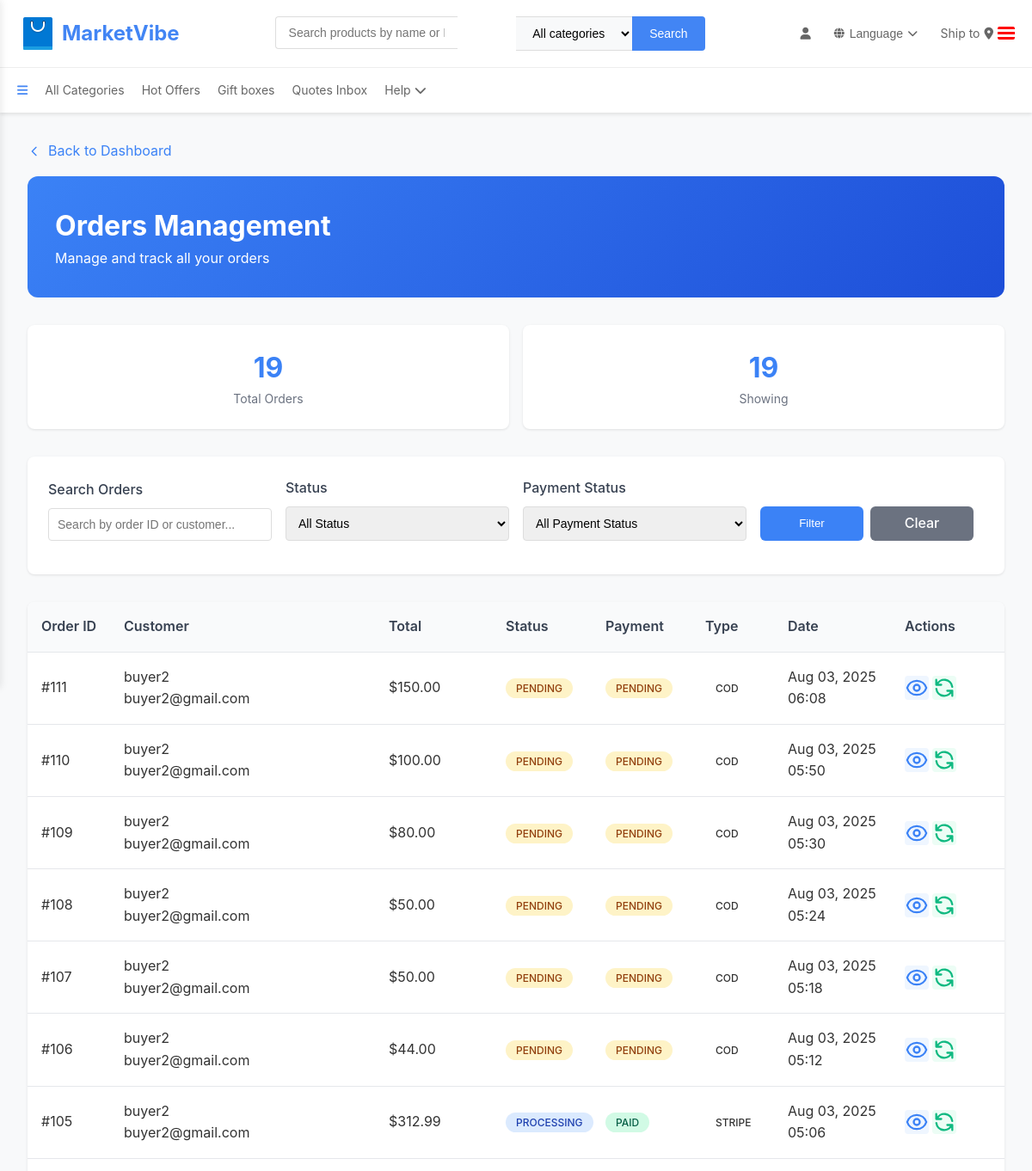
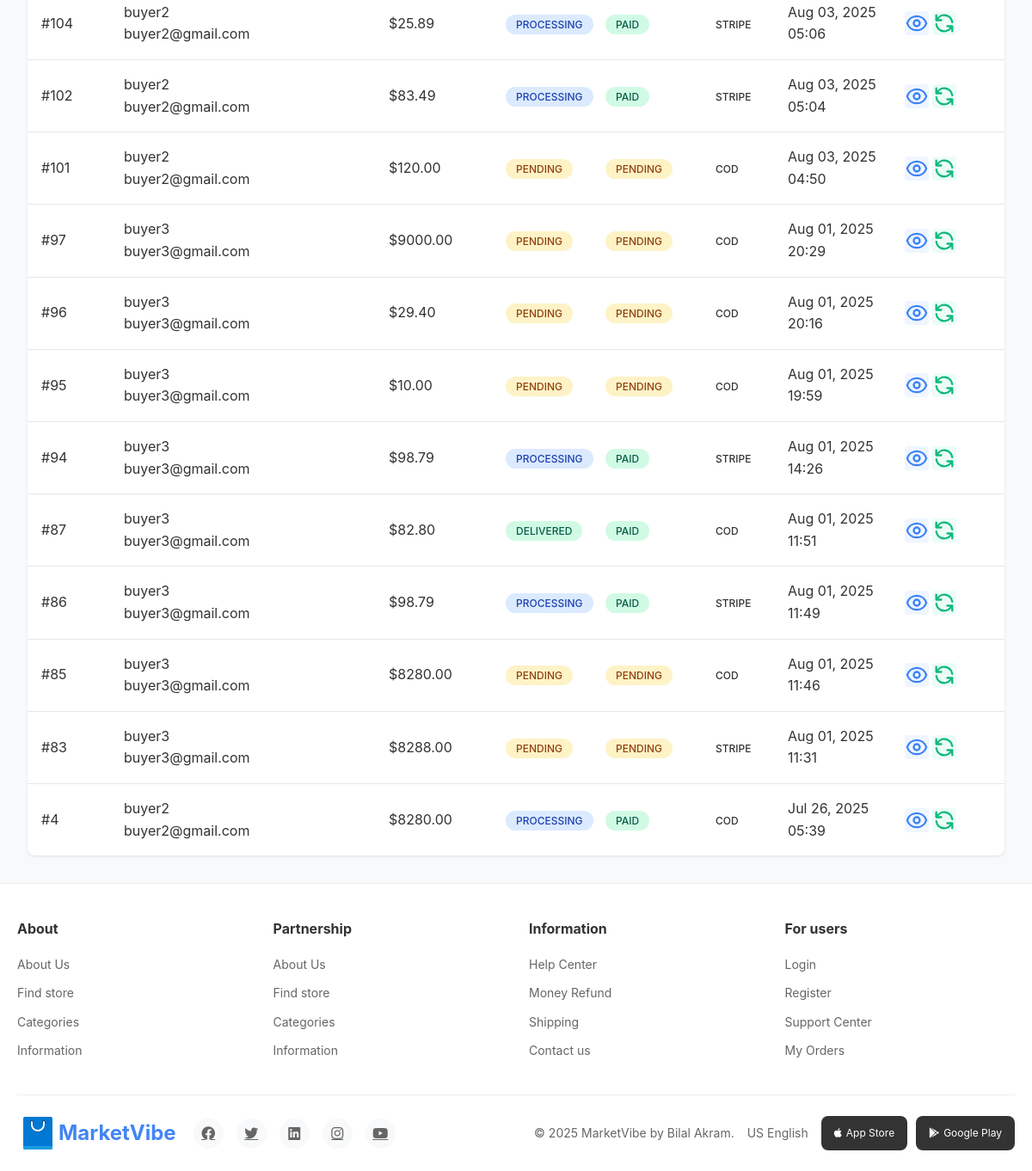
Screenshot of /orders/list/ (signed in) with the database file from the repository (2 pictures, top to bottom).
### buyer/models.py (models this page shows, shortened)
class Order(models.Model):
    buyer = models.ForeignKey(Buyer, on_delete=models.CASCADE)
    seller = models.ForeignKey("seller.Seller", on_delete=models.CASCADE)
    status = models.CharField(max_length=20, choices=OrderStatus.choices, default=OrderStatus.PENDING)
    total_amount = models.FloatField()
    payment_status = models.CharField(max_length=20, choices=PaymentStatus.choices, default=PaymentStatus.PENDING)
    order_type = models.CharField(max_length=20, choices=[('cod', 'Cash on Delivery'), ('stripe', 'Stripe')], default='cod')
    promotion = models.ForeignKey("seller.Promotion", on_delete=models.SET_NULL, null=True, blank=True)
    delivery_address = models.TextField()
    tracking_number = models.CharField(max_length=100, blank=True, null=True)
    notes = models.TextField(blank=True, null=True)
    created_at = models.DateTimeField(default=timezone.now)
    updated_at = models.DateTimeField(auto_now=True)
    expected_delivery_date = models.DateField(blank=True, null=True)
    class Meta:
        ordering = ['-created_at']

class Buyer(models.Model):
    name = models.CharField(max_length=100)
    email = models.EmailField(unique=True)
    image = models.BinaryField(blank=True, null=True)  # Storing image as binary data (BLOB)
    phone = models.CharField(max_length=20, null=True, blank=True)
    date_of_birth = models.DateField(null=True, blank=True)
    address = models.TextField(blank=True, null=True)
    created_at = models.DateTimeField(default=timezone.now)
    updated_at = models.DateTimeField(auto_now=True)
    def get_image_base64(self):
        """Returns the base64 string to display in templates"""
        if self.image:
            return base64.b64encode(self.image).decode('utf-8')
        return None
    image_data = property(get_image_base64)

### seller/views.py (the view)
# urls.py: path('orders/list/', views.seller_orders_list, name='orders_list'),
@login_required
def seller_orders_list(request):
    seller = get_object_or_404(Seller, user=request.user)
    orders = Order.objects.filter(seller=seller).select_related('buyer').order_by('-created_at')
    search_query = request.GET.get('search', '')
    if search_query:
        orders = orders.filter(
            Q(id__icontains=search_query) |
            Q(buyer__name__icontains=search_query) |
            Q(buyer__email__icontains=search_query)
        )
    status_filter = request.GET.get('status', '')
    if status_filter:
        orders = orders.filter(status=status_filter)
    payment_status_filter = request.GET.get('payment_status', '')
    if payment_status_filter:
        orders = orders.filter(payment_status=payment_status_filter)
    from django.core.paginator import Paginator
    paginator = Paginator(orders, 20)
    page_number = request.GET.get('page')
    page_obj = paginator.get_page(page_number)
    context = {
        'seller': seller,
        'orders': page_obj,
        'total_orders': orders.count(),
    }
    if request.headers.get('X-Requested-With') == 'XMLHttpRequest':
        return render(request, 'seller/orders_list_ajax.html', context)
    return render(request, 'seller/orders_list.html', context)

### buyer/context_processors.py (called while the page is built, shortened)
def user_sidebar_data(request):
    context = {
        'user_type': None,
        'buyer': None,
        'seller': None,
        'image_base64': None
    }
    if hasattr(request, 'user') and request.user.is_authenticated:
        try:
            buyer = Buyer.objects.filter(email=request.user.email).first()
        except Buyer.DoesNotExist:
            pass
        try:
            seller = Seller.objects.filter(email=request.user.email).first()
            if seller:
                context.update({
                    'user_type': 'seller',
                    'seller': seller,
                    'image_base64': seller.get_image_base64() if seller.image else None
                })
                return context
        except Seller.DoesNotExist:
            pass
    return context

### seller/models.py (called while the page is built)
    def get_image_base64(self):
        if self.image:
            return base64.b64encode(self.image).decode('utf-8')
        return None

### seller/templates/seller/orders_list.html (shortened to what this page needs)
{% extends 'index.html' %}
{% load static %}
{% block content %}
<!DOCTYPE html>
<html lang="en" data-theme="light">
<head>
</head>
<body>
    <div class="orders-container">
        <a href="{% url 'sellers:seller_dashboard' %}" class="back-link">
            <svg width="16" height="16" fill="none" stroke="currentColor" viewBox="0 0 24 24">
                <path stroke-linecap="round" stroke-linejoin="round" stroke-width="2" d="M15 19l-7-7 7-7"></path>
            </svg>
            Back to Dashboard
        </a>
        <div class="page-header">
            <h1 class="text-3xl font-bold mb-2">Orders Management</h1>
            <p class="text-blue-100">Manage and track all your orders</p>
        </div>
        <div class="stats-grid">
            <div class="stat-card">
                <div class="stat-value">{{ total_orders }}</div>
                <div class="stat-label">Total Orders</div>
            </div>
            <div class="stat-card">
                <div class="stat-value">{{ orders|length }}</div>
                <div class="stat-label">Showing</div>
            </div>
        </div>
        <div class="filters-section">
            <form method="GET" class="filters-grid">
                <div class="form-group">
                    <label class="form-label">Search Orders</label>
                    <input type="text" name="search" value="{{ request.GET.search }}" placeholder="Search by order ID or customer..." class="form-input">
                </div>
                <div class="form-group">
                    <label class="form-label">Status</label>
                    <select name="status" class="form-select">
                        <option value="">All Status</option>
                    </select>
                </div>
                <div class="form-group">
                    <label class="form-label">Payment Status</label>
                    <select name="payment_status" class="form-select">
                        <option value="">All Payment Status</option>
                    </select>
                </div>
                <div class="form-group">
                    <div class="button-group">
                        <button type="submit" class="btn btn-primary" >Filter</button>
                        <a href="{% url 'sellers:orders_list' %}" class="btn btn-secondary">Clear</a>
                    </div>
                </div>
            </form>
        </div>
        <div class="orders-table" id="ordersTableContainer">
            <div class="table-header table-row">
                <div>Order ID</div>
                <div>Customer</div>
                <div>Total</div>
                <div>Status</div>
                <div>Payment</div>
                <div>Type</div>
                <div>Date</div>
                <div>Actions</div>
            </div>
            {% if orders %}
                {% for order in orders %}
                <div class="table-row">
                    <div class="font-mono text-sm">#{{ order.id }}</div>
                    <div>
                        {% if order.buyer.name %}
                            {{ order.buyer.name }}
                        {% elif order.buyer.user %}
                            {{ order.buyer.user.username }}
                        {% else %}
                            Anonymous
                        {% endif %}
                        <div class="text-xs text-gray-500">{{ order.buyer.email }}</div>
                    </div>
                    <div class="font-semibold">${{ order.total_amount|floatformat:2 }}</div>
                    <div>
                        <span class="status-badge status-{{ order.status|lower }}">
                            {{ order.get_status_display }}
                        </span>
                    </div>
                                <div>
                <span class="status-badge status-{{ order.payment_status|lower }}">
                    {{ order.get_payment_status_display }}
                </span>
            </div>
            <div>
                <span class="status-badge status-{{ order.order_type|lower }}">
                    {{ order.order_type|upper }}
                </span>
            </div>
            <div class="text-sm text-gray-600">
                {{ order.created_at|date:"M d, Y" }}
                <div class="text-xs">{{ order.created_at|time:"H:i" }}</div>
            </div>
                    <div style="display: flex; gap: 0.25rem;">
                        <button onclick="viewOrderDetails('{{ order.id }}')" title="View Details" class="action-btn view-btn">
                        </button>
                        <button onclick="updateOrderStatus('{{ order.id }}')" title="Update Status" class="action-btn update-btn">
                            <svg width="30" height="30" fill="none" stroke="currentColor" viewBox="0 0 24 24">
                                <path stroke-linecap="round" stroke-linejoin="round" stroke-width="2" d="M4 4v5h.582m15.356 2A8.001 8.001 0 004.582 9m0 0H9m11 11v-5h-.581m0 0a8.003 8.003 0 01-15.357-2m15.357 2H15"></path>
                            </svg>
                        </button>
                    </div>
                </div>
                {% endfor %}
            {% endif %}
        </div>
    </div>
</body>
</html>
{% endblock %}

### seller/templates/index.html (style rules this page uses)
* { margin: 0; padding: 0; box-sizing: border-box; }
body { font-family: -apple-system, BlinkMacSystemFont, 'Segoe UI', Roboto, Oxygen, Ubuntu, Cantarell, sans-serif; line-height: 1.6; color: #333; background-color: #f8f9fa; }
.form-group { margin-bottom: 15px; }
.form-group input, .form-group select { width: 100%; padding: 10px; border: 1px solid #ddd; border-radius: 4px; font-size: 14px; }

### seller/templates/seller/orders_list.html (style rules this page uses)
.orders-container { max-width: 1200px; margin: 0 auto; padding: 2rem; }
.page-header { background: linear-gradient(135deg, #3B82F6 0%, #1D4ED8 100%); color: white; padding: 2rem; border-radius: 0.75rem; margin-bottom: 2rem; }
.stats-grid { display: grid; grid-template-columns: repeat(auto-fit, minmax(200px, 1fr)); gap: 1rem; margin-bottom: 2rem; }
.stat-card { background: white; padding: 1.5rem; border-radius: 0.5rem; text-align: center; box-shadow: 0 1px 3px rgba(0, 0, 0, 0.1); }
.stat-value { font-size: 2rem; font-weight: bold; color: #3B82F6; }
.stat-label { color: #6B7280; font-size: 0.875rem; }
.filters-section { background: white; padding: 1.5rem; border-radius: 0.5rem; margin-bottom: 2rem; box-shadow: 0 1px 3px rgba(0, 0, 0, 0.1); }
.filters-grid { display: grid; grid-template-columns: repeat(auto-fit, minmax(200px, 1fr)); gap: 1rem; align-items: end; }
.form-group { display: flex; flex-direction: column; }
.form-label { font-weight: 500; margin-bottom: 0.5rem; color: #374151; }
.form-input, .form-select { padding: 0.5rem; border: 1px solid #D1D5DB; border-radius: 0.375rem; font-size: 0.875rem; }
.btn { padding: 0.5rem 1rem; border-radius: 0.375rem; font-weight: 500; text-decoration: none; display: inline-flex; align-items: center; gap: 0.5rem; cursor: pointer; border: none; transition: all 0.2s; }
.btn-primary { background: #3B82F6; color: white; }
.btn-secondary { background: #6B7280; color: white; }
.button-group { display: flex; gap: 0.5rem; align-items: center; }
.button-group .btn { flex: 1; min-width: 80px; max-width: 120px; height: 40px; justify-content: center; }
.orders-table { background: white; border-radius: 0.5rem; overflow: hidden; box-shadow: 0 1px 3px rgba(0, 0, 0, 0.1); }
.table-header { background: #F9FAFB; padding: 1rem; border-bottom: 1px solid #E5E7EB; font-weight: 600; color: #374151; }
.table-row { padding: 1rem; border-bottom: 1px solid #E5E7EB; display: grid; grid-template-columns: 80px 1fr 120px 100px 100px 80px 120px 100px; gap: 1rem; align-items: center; }
.table-row:last-child { border-bottom: none; }
.status-badge { padding: 0.25rem 0.75rem; border-radius: 1rem; font-size: 0.75rem; font-weight: 500; text-transform: uppercase; }
.status-pending { background: #FEF3C7; color: #92400E; }
.status-processing { background: #DBEAFE; color: #1E40AF; }
.status-delivered { background: #D1FAE5; color: #065F46; }
.status-paid { background: #D1FAE5; color: #065F46; }
.back-link { display: inline-flex; align-items: center; gap: 0.5rem; color: #3B82F6; text-decoration: none; margin-bottom: 1rem; }
.action-btn { display: inline-flex; align-items: center; justify-content: center; width: 28px; height: 28px; border: none; border-radius: 4px; cursor: pointer; transition: all 0.2s ease; background: transparent; }
.view-btn { color: #3B82F6; background: #EFF6FF; }
.update-btn { color: #10B981; background: #ECFDF5; }

### rows the page displays
Order: id "111", buyer.name "buyer2", buyer.email "buyer2@gmail.com", total_amount "150.00", status "PENDING", payment_status "PENDING", order_type "COD", created_at "Aug 03, 2025", created_at "06:08"
Order: id "110", buyer.name "buyer2", buyer.email "buyer2@gmail.com", total_amount "100.00", status "PENDING", payment_status "PENDING", order_type "COD", created_at "Aug 03, 2025", created_at "05:50"
Order: id "109", buyer.name "buyer2", buyer.email "buyer2@gmail.com", total_amount "80.00", status "PENDING", payment_status "PENDING", order_type "COD", created_at "Aug 03, 2025", created_at "05:30"
Order: id "108", buyer.name "buyer2", buyer.email "buyer2@gmail.com", total_amount "50.00", status "PENDING", payment_status "PENDING", order_type "COD", created_at "Aug 03, 2025", created_at "05:24"
Order: id "107", buyer.name "buyer2", buyer.email "buyer2@gmail.com", total_amount "50.00", status "PENDING", payment_status "PENDING", order_type "COD", created_at "Aug 03, 2025", created_at "05:18"
Order: id "106", buyer.name "buyer2", buyer.email "buyer2@gmail.com", total_amount "44.00", status "PENDING", payment_status "PENDING", order_type "COD", created_at "Aug 03, 2025", created_at "05:12"
Order: id "105", buyer.name "buyer2", buyer.email "buyer2@gmail.com", total_amount "312.99", status "PROCESSING", payment_status "PAID", order_type "STRIPE", created_at "Aug 03, 2025", created_at "05:06"
Order: id "104", buyer.name "buyer2", buyer.email "buyer2@gmail.com", total_amount "25.89", status "PROCESSING", payment_status "PAID", order_type "STRIPE", created_at "Aug 03, 2025", created_at "05:06"
Order: id "102", buyer.name "buyer2", buyer.email "buyer2@gmail.com", total_amount "83.49", status "PROCESSING", payment_status "PAID", order_type "STRIPE", created_at "Aug 03, 2025", created_at "05:04"
Order: id "101", buyer.name "buyer2", buyer.email "buyer2@gmail.com", total_amount "120.00", status "PENDING", payment_status "PENDING", order_type "COD", created_at "Aug 03, 2025", created_at "04:50"
Order: id "97", buyer.name "buyer3", buyer.email "buyer3@gmail.com", total_amount "9000.00", status "PENDING", payment_status "PENDING", order_type "COD", created_at "Aug 01, 2025", created_at "20:29"
Order: id "96", buyer.name "buyer3", buyer.email "buyer3@gmail.com", total_amount "29.40", status "PENDING", payment_status "PENDING", order_type "COD", created_at "Aug 01, 2025", created_at "20:16"
Order: id "95", buyer.name "buyer3", buyer.email "buyer3@gmail.com", total_amount "10.00", status "PENDING", payment_status "PENDING", order_type "COD", created_at "Aug 01, 2025", created_at "19:59"
Order: id "94", buyer.name "buyer3", buyer.email "buyer3@gmail.com", total_amount "98.79", status "PROCESSING", payment_status "PAID", order_type "STRIPE", created_at "Aug 01, 2025", created_at "14:26"
Order: id "87", buyer.name "buyer3", buyer.email "buyer3@gmail.com", total_amount "82.80", status "DELIVERED", payment_status "PAID", order_type "COD", created_at "Aug 01, 2025", created_at "11:51"
Order: id "86", buyer.name "buyer3", buyer.email "buyer3@gmail.com", total_amount "98.79", status "PROCESSING", payment_status "PAID", order_type "STRIPE", created_at "Aug 01, 2025", created_at "11:49"
Order: id "85", buyer.name "buyer3", buyer.email "buyer3@gmail.com", total_amount "8280.00", status "PENDING", payment_status "PENDING", order_type "COD", created_at "Aug 01, 2025", created_at "11:46"
Order: id "83", buyer.name "buyer3", buyer.email "buyer3@gmail.com", total_amount "8288.00", status "PENDING", payment_status "PENDING", order_type "STRIPE", created_at "Aug 01, 2025", created_at "11:31"
Order: id "4", buyer.name "buyer2", buyer.email "buyer2@gmail.com", total_amount "8280.00", status "PROCESSING", payment_status "PAID", order_type "COD", created_at "Jul 26, 2025", created_at "05:39"

### other values shown
{{ total_orders }} "19"
{{ orders|length }} "19"
